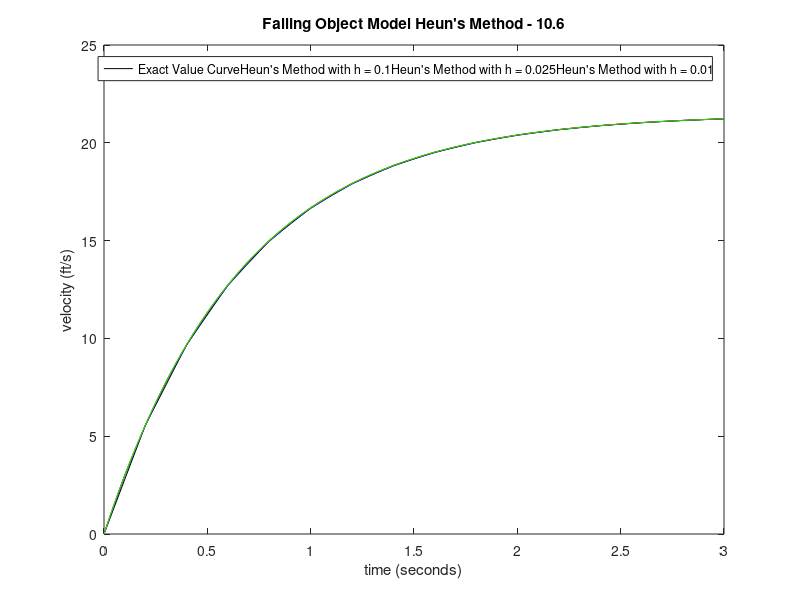

Reproduce this figure in MATLAB.
t = [0:0.2:3];
g = 32.2;
rho = 1.5;
y = (-32.2/1.5).*exp(-rho.*t) + g/rho;
a1 = plot(t,y, '-black');
xlabel('time (seconds)')
ylabel('velocity (ft/s)')
title('Falling Object Model Heun''s Method - 10.6')
hold on
p = 1;
% h = 0.1;
heun_5 = [0];
y_i = 0;
for t = [0:0.1:3]
    yp_begin = -rho*y_i^p + g;
    y_nextpredict = y_i + yp_begin*0.1;
    yp_end = -rho*y_nextpredict^p + g;
    y_avgnext = y_i + ((yp_begin + yp_end)/2)*0.1;
    heun_5(length(heun_5)+1) = y_avgnext;
    y_i = y_avgnext;
end
t2 = [0:0.1:3];
a2 = plot(t2, heun_5(1:end-1), "-b")
% h = 0.025;
heun_2 = [0];
y_i = 0;
for t = [0:0.025:3]
    yp_begin = -rho*y_i^p + g;
    y_nextpredict = y_i + yp_begin*0.025;
    yp_end = -rho*y_nextpredict^p + g;
    y_avgnext = y_i + ((yp_begin + yp_end)/2)*0.025;
    heun_2(length(heun_2)+1) = y_avgnext;
    y_i = y_avgnext;
end
t3 = [0:0.025:3];
a3 = plot(t3, heun_2(1:end-1), "-r")
% h = 0.01;
heun_3 = [0];
y_i = 0;
for t = [0:0.01:3]
    yp_begin = -rho*y_i^p + g;
    y_nextpredict = y_i + yp_begin*0.01;
    yp_end = -rho*y_nextpredict^p + g;
    y_avgnext = y_i + ((yp_begin + yp_end)/2)*0.01;
    heun_3(length(heun_3)+1) = y_avgnext;
    y_i = y_avgnext;
end
t4 = [0:0.01:3];
a4 = plot(t4, heun_3(1:end-1), "-g")
M1 = "Exact Value Curve";
M2 = "Heun's Method with h = 0.1";
M3 = "Heun's Method with h = 0.025";
M4 = "Heun's Method with h = 0.01";
legend([a1,a2,a3, a4], [M1, M2, M3, M4]);